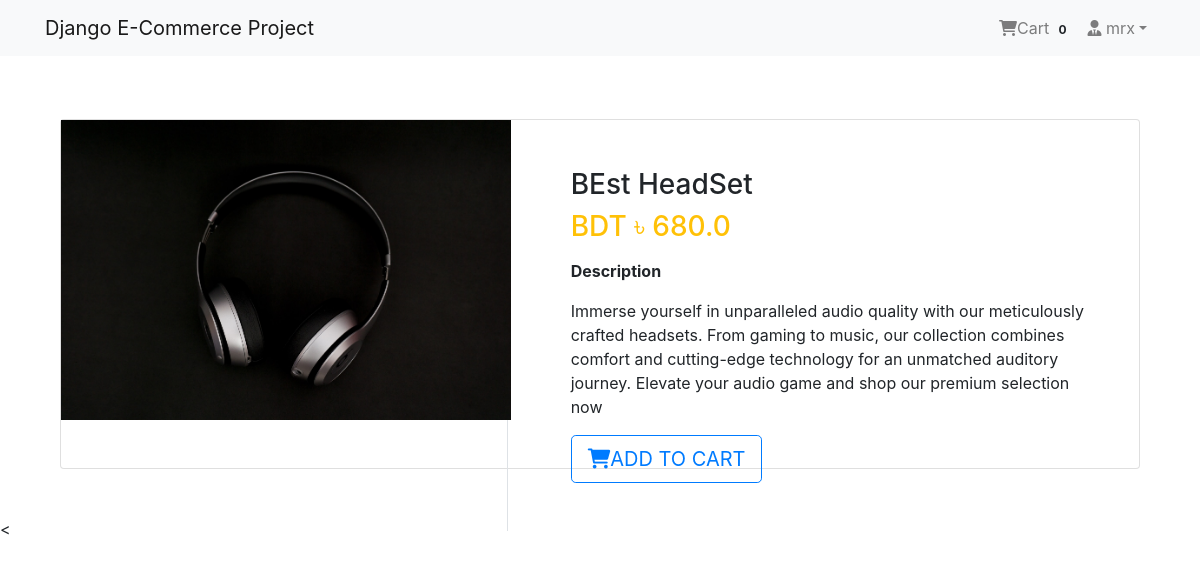
The app's page /product/1/ (signed in) with its own data.
### App_Login/models.py (models this page shows, shortened)
class User(AbstractBaseUser,PermissionsMixin):
    email=models.EmailField(unique=True,null=False)
    is_staff=models.BooleanField(
        ugettext_lazy('staff status'),
        default=False,
        help_text=ugettext_lazy('Designates whether the user can log in this site')
    )
    is_active=models.BooleanField(
        ugettext_lazy('active'),
        default=True,
        help_text=ugettext_lazy('Designates whether this user should be treated as active. Unselected this instead of deleting accounts ')
    )
    USERNAME_FIELD='email'
    objects=MyUserManager()

class Profile(models.Model):
    user=models.OneToOneField(User,on_delete=models.CASCADE,related_name='profile')
    username=models.CharField(max_length=50,blank=True)
    full_name=models.CharField(max_length=264,blank=True)
    address1=models.TextField(max_length=300,blank=True)
    city=models.CharField(max_length=40,blank=True)
    zipcode=models.CharField(max_length=10,blank=True)
    country=models.CharField(max_length=50,blank=50)
    phone=models.CharField(max_length=20,blank=True)
    date_joined=models.DateTimeField(auto_now_add=True)

### App_Shop/models.py (models this page shows, shortened)
class Product(models.Model):
    mainimage=models.ImageField(upload_to='Products')
    name=models.CharField(max_length=267)
    category=models.ForeignKey(Category,on_delete=models.CASCADE,related_name='category')
    preview_text=models.TextField(max_length=200,verbose_name='Preview Text')
    detail_text=models.TextField(max_length=1000,verbose_name="Description")
    price=models.FloatField()
    old_price=models.FloatField(default=0.00)
    created=models.DateTimeField(auto_now_add=True)
    class Meta:
        ordering=['-created', ]

### App_Shop/views.py (the view)
# urls.py: path('product/<pk>/',views.ProductDetail.as_view(),name='product_detail'),
class ProductDetail(LoginRequiredMixin,DetailView):
    model=Product
    template_name='App_Shop/product_detail.html'

### App_Order/templatetags/cart_tag.py (called while the page is built)
@register.filter
def cart_total(user):
    order=Order.objects.filter(user=user,ordered=False)
    if order.exists():
        return order[0].orderitems.count()
    else:
        return 0

### templates/App_Shop/product_detail.html
{% extends 'base.html' %}
{% block body_block%}
  <div class="container my-5">
    <div class="card">
        <div class="row">
            <aside class="col-sm-5 border-right">
                <article class="gallery-wrap">
                    <div class="img-big-wrap">
                        <div>
                           <a href="#"> <img src="/media/{{object.mainimage}}" style="width:450px"></a>
                        </div>
                    </div>
                </article>
            </aside>
            <aside class="col-sm-7">
                <article class="card-body p-5">
                    <h3 class="title mp-3">{{object.name}}</h3>
                    <p class="price-detail-wrap">
                    <span class="price h3 text-warning">
                        <span class="currency">BDT &#2547; </span> <span class="num">{{object.price}}</span>
                    </span>
                </p>
                <dl class="item-property">
                    <dt>Description</dt>
                    <dd>
                        <p>{{object.detail_text|linebreaks}}</p>
                    </dd>
                </dl>
                <a href="{% url 'App_Order:add' pk=object.pk %}" class="btn btn-lg btn-outline-primary text-uppercase"> <i class="fas fa-shopping-cart"> </i>Add to Cart</a>
                </article>
            </aside>
        </div>
    </div>
  </div>
{%endblock%}

### templates/navbar.html (shortened to what this page needs)
{% load cart_tag%}
<nav class="navbar navbar-expand-lg navbar-light bg-light">
    <div class="container">
        <a class="navbar-brand" href="{% url 'App_Shop:home' %}">Django E-Commerce Project</a>
        <div class="collapse navbar-collapse" id="navbarNav">
            <ul class="navbar-nav ml-auto">
                {% if request.user.is_authenticated %}
                <li class="nav-item">
                    <a href="{% url 'App_Order:cart'%}" class="nav-link">
                        <i class="fa fa-shopping-cart"></i>Cart
                        <span class="badge badge-light">{{ request.user|cart_total }}</span>
                    </a>
                </li>
                <li class="nav-item dropdown">
                    <a class="nav-link dropdown-toggle" href="#" id="navbarDropdown" role="button" data-toggle="dropdown" aria-haspopup="true" aria-expanded="false"><i class="fas fa-user-tie"></i>  {{request.user.profile.username}}</a>
                </li>
                {% else %}
                <li class="nav-item">
                    <a href="{%url 'App_Login:login'%}" class="btn btn-primary">Login</a>
                </li>
                {% endif %}
            </ul>
        </div>
    </div>
</nav>

### templates/base.html (style rules this page uses)
.card { height: 350px; }

### records on screen
User: user|cart_total "0", user.profile.username "mrx"
Product: mainimage (picture), name "BEst HeadSet", price "680.0", detail_text "Immerse yourself in unparalleled audio quality with our meticulously crafted headsets. From gaming to music, our collection combines comfort and cutting-edge technology for an unmatched auditory journey. Elevate your audio game and shop our premium selection now"
